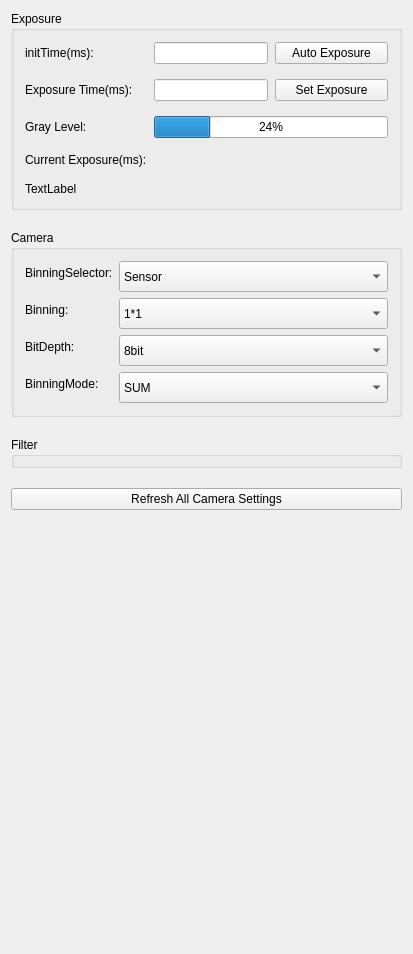
<?xml version="1.0" encoding="UTF-8"?>
<ui version="4.0">
 <class>ExposureWidgetClass</class>
 <widget class="QWidget" name="ExposureWidgetClass">
  <property name="geometry">
   <rect>
    <x>0</x>
    <y>0</y>
    <width>413</width>
    <height>954</height>
   </rect>
  </property>
  <property name="sizePolicy">
   <sizepolicy hsizetype="Preferred" vsizetype="Preferred">
    <horstretch>0</horstretch>
    <verstretch>0</verstretch>
   </sizepolicy>
  </property>
  <property name="maximumSize">
   <size>
    <width>16777215</width>
    <height>16777215</height>
   </size>
  </property>
  <property name="windowTitle">
   <string>ExposureWidget</string>
  </property>
  <layout class="QVBoxLayout" name="verticalLayout">
   <property name="spacing">
    <number>20</number>
   </property>
   <item>
    <widget class="QGroupBox" name="groupBox">
     <property name="maximumSize">
      <size>
       <width>16777215</width>
       <height>16777215</height>
      </size>
     </property>
     <property name="title">
      <string>Exposure</string>
     </property>
     <layout class="QGridLayout" name="gridLayout" columnstretch="0,0,0">
      <property name="leftMargin">
       <number>11</number>
      </property>
      <property name="topMargin">
       <number>11</number>
      </property>
      <property name="rightMargin">
       <number>11</number>
      </property>
      <property name="bottomMargin">
       <number>11</number>
      </property>
      <property name="horizontalSpacing">
       <number>7</number>
      </property>
      <property name="verticalSpacing">
       <number>15</number>
      </property>
      <item row="0" column="0">
       <widget class="QLabel" name="label">
        <property name="text">
         <string>initTime(ms):</string>
        </property>
       </widget>
      </item>
      <item row="0" column="2">
       <widget class="QPushButton" name="autoexposurebtn">
        <property name="sizePolicy">
         <sizepolicy hsizetype="Minimum" vsizetype="Preferred">
          <horstretch>0</horstretch>
          <verstretch>0</verstretch>
         </sizepolicy>
        </property>
        <property name="text">
         <string>Auto Exposure</string>
        </property>
       </widget>
      </item>
      <item row="0" column="1">
       <widget class="QLineEdit" name="initTime">
        <property name="sizePolicy">
         <sizepolicy hsizetype="Preferred" vsizetype="Preferred">
          <horstretch>0</horstretch>
          <verstretch>0</verstretch>
         </sizepolicy>
        </property>
       </widget>
      </item>
      <item row="3" column="1" colspan="2">
       <widget class="QLabel" name="curExposureTimeTxt">
        <property name="text">
         <string/>
        </property>
       </widget>
      </item>
      <item row="1" column="0">
       <widget class="QLabel" name="timelable">
        <property name="text">
         <string>Exposure Time(ms):</string>
        </property>
       </widget>
      </item>
      <item row="2" column="1" colspan="2">
       <widget class="QProgressBar" name="graylevelbar">
        <property name="value">
         <number>24</number>
        </property>
       </widget>
      </item>
      <item row="1" column="1">
       <widget class="QLineEdit" name="exposuretimetxt">
        <property name="enabled">
         <bool>true</bool>
        </property>
        <property name="sizePolicy">
         <sizepolicy hsizetype="Preferred" vsizetype="Preferred">
          <horstretch>0</horstretch>
          <verstretch>0</verstretch>
         </sizepolicy>
        </property>
        <property name="readOnly">
         <bool>false</bool>
        </property>
       </widget>
      </item>
      <item row="1" column="2">
       <widget class="QPushButton" name="SetExposureTime">
        <property name="sizePolicy">
         <sizepolicy hsizetype="Minimum" vsizetype="Preferred">
          <horstretch>0</horstretch>
          <verstretch>0</verstretch>
         </sizepolicy>
        </property>
        <property name="text">
         <string>Set Exposure</string>
        </property>
       </widget>
      </item>
      <item row="2" column="0">
       <widget class="QLabel" name="graylevlabel">
        <property name="text">
         <string>Gray Level:</string>
        </property>
       </widget>
      </item>
      <item row="3" column="0">
       <widget class="QLabel" name="label_3">
        <property name="text">
         <string>Current Exposure(ms):</string>
        </property>
       </widget>
      </item>
      <item row="4" column="0" colspan="3">
       <widget class="QLabel" name="statusLabel">
        <property name="text">
         <string>TextLabel</string>
        </property>
       </widget>
      </item>
     </layout>
    </widget>
   </item>
   <item>
    <widget class="QGroupBox" name="groupBox_2">
     <property name="maximumSize">
      <size>
       <width>16777215</width>
       <height>16777215</height>
      </size>
     </property>
     <property name="title">
      <string>Camera</string>
     </property>
     <layout class="QFormLayout" name="formLayout">
      <item row="0" column="0">
       <widget class="QLabel" name="label_6">
        <property name="text">
         <string>BinningSelector:</string>
        </property>
       </widget>
      </item>
      <item row="0" column="1">
       <widget class="QComboBox" name="biningselectorCombox">
        <property name="sizePolicy">
         <sizepolicy hsizetype="Preferred" vsizetype="Preferred">
          <horstretch>0</horstretch>
          <verstretch>0</verstretch>
         </sizepolicy>
        </property>
        <property name="minimumSize">
         <size>
          <width>0</width>
          <height>31</height>
         </size>
        </property>
        <item>
         <property name="text">
          <string>Sensor</string>
         </property>
        </item>
        <item>
         <property name="text">
          <string>Logic</string>
         </property>
        </item>
       </widget>
      </item>
      <item row="1" column="0">
       <widget class="QLabel" name="label_4">
        <property name="text">
         <string>Binning:</string>
        </property>
       </widget>
      </item>
      <item row="1" column="1">
       <widget class="QComboBox" name="biningCombox">
        <property name="sizePolicy">
         <sizepolicy hsizetype="Preferred" vsizetype="Preferred">
          <horstretch>0</horstretch>
          <verstretch>0</verstretch>
         </sizepolicy>
        </property>
        <property name="minimumSize">
         <size>
          <width>0</width>
          <height>31</height>
         </size>
        </property>
        <item>
         <property name="text">
          <string>1*1</string>
         </property>
        </item>
        <item>
         <property name="text">
          <string>2*2</string>
         </property>
        </item>
        <item>
         <property name="text">
          <string>4*4</string>
         </property>
        </item>
       </widget>
      </item>
      <item row="2" column="0">
       <widget class="QLabel" name="label_5">
        <property name="text">
         <string>BitDepth:</string>
        </property>
       </widget>
      </item>
      <item row="3" column="0">
       <widget class="QLabel" name="label_binningMode">
        <property name="text">
         <string>BinningMode:</string>
        </property>
       </widget>
      </item>
      <item row="3" column="1">
       <widget class="QComboBox" name="comboBox_binningMode">
        <property name="sizePolicy">
         <sizepolicy hsizetype="Preferred" vsizetype="Preferred">
          <horstretch>0</horstretch>
          <verstretch>0</verstretch>
         </sizepolicy>
        </property>
        <property name="minimumSize">
         <size>
          <width>0</width>
          <height>31</height>
         </size>
        </property>
        <item>
         <property name="text">
          <string>SUM</string>
         </property>
        </item>
        <item>
         <property name="text">
          <string>AVERAGE</string>
         </property>
        </item>
       </widget>
      </item>
      <item row="2" column="1">
       <widget class="QComboBox" name="bitdepthCombox">
        <property name="sizePolicy">
         <sizepolicy hsizetype="Preferred" vsizetype="Preferred">
          <horstretch>0</horstretch>
          <verstretch>0</verstretch>
         </sizepolicy>
        </property>
        <property name="minimumSize">
         <size>
          <width>0</width>
          <height>31</height>
         </size>
        </property>
        <item>
         <property name="text">
          <string>8bit</string>
         </property>
        </item>
        <item>
         <property name="text">
          <string>16bit</string>
         </property>
        </item>
       </widget>
      </item>
     </layout>
    </widget>
   </item>
   <item>
    <widget class="QGroupBox" name="groupBox_3">
     <property name="maximumSize">
      <size>
       <width>16777215</width>
       <height>16777215</height>
      </size>
     </property>
     <property name="title">
      <string>Filter</string>
     </property>
     <layout class="QVBoxLayout" name="verticalLayout_3">
      <property name="leftMargin">
       <number>0</number>
      </property>
      <property name="topMargin">
       <number>0</number>
      </property>
      <property name="rightMargin">
       <number>0</number>
      </property>
      <property name="bottomMargin">
       <number>0</number>
      </property>
      <item>
       <widget class="FilterwheelWidget" name="widget_2" native="true"/>
      </item>
     </layout>
    </widget>
   </item>
   <item>
    <widget class="QPushButton" name="btnRefresh">
     <property name="maximumSize">
      <size>
       <width>16777215</width>
       <height>16777215</height>
      </size>
     </property>
     <property name="text">
      <string>Refresh All Camera Settings</string>
     </property>
    </widget>
   </item>
   <item>
    <spacer name="verticalSpacer">
     <property name="orientation">
      <enum>Qt::Vertical</enum>
     </property>
     <property name="sizeHint" stdset="0">
      <size>
       <width>20</width>
       <height>40</height>
      </size>
     </property>
    </spacer>
   </item>
  </layout>
 </widget>
 <layoutdefault spacing="6" margin="11"/>
 <customwidgets>
  <customwidget>
   <class>FilterwheelWidget</class>
   <extends>QWidget</extends>
   <header>FilterwheelWidget.h</header>
   <container>1</container>
  </customwidget>
 </customwidgets>
 <resources/>
 <connections/>
</ui>
